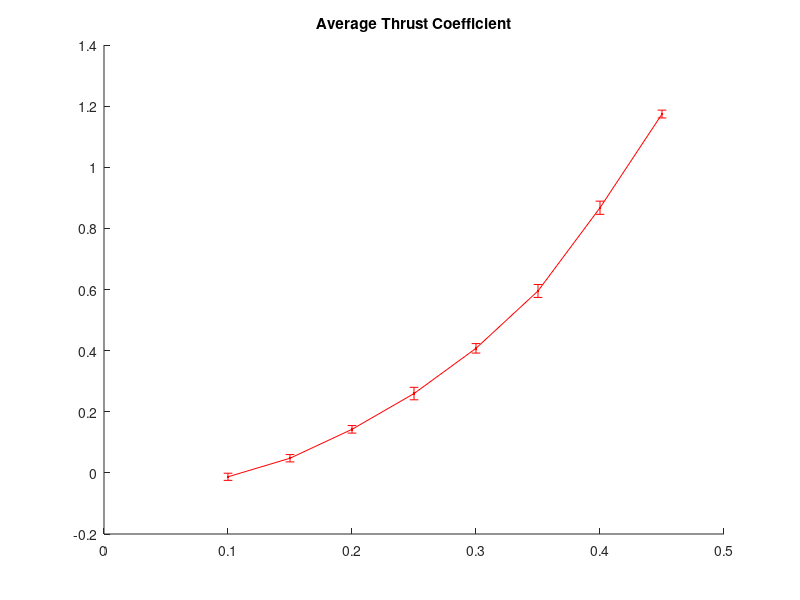

Recreate this plot in MATLAB. (Note: this script raises an error after producing the figure.)
clear all
close all
clc

St = linspace(0.1, 0.45, 8);

%% QUINN %%
Ct_250 = [-0.0128 0.0479 0.1425 0.2595 0.4075 0.5952 0.8675 1.1741];
Ct_500 = [-0.0232 0.0107 0.0817 0.178 0.3095 0.4975 0.6964 0.9347];
Cp_250 = [0.0867 0.5051 1.1894 1.9438 3.8309 6.1678 9.3388 14.42];

Ct_250_std = [0.0117 0.0120 0.0123 0.0204 0.0155 0.0212 0.0216 0.0128];
Ct_500_std = [0.0215 0.0065 0.0277 0.0286 0.0178 0.0179 0.0195 0.0163];
Cp_250_std = [0.0810 0.1113 0.1428 0.1616 0.1604 0.1716 0.2037 0.2156];

%% DEWEY %%
Ct_inf = [-0.0363 0.0101 0.0630 0.1553 0.2754 0.4247 0.5841 0.7811];
Cp_inf = [0.2080 0.2984 0.6896 1.1665 2.1640 3.4181 5.6112 8.2545];
eta_inf = Ct_inf./Cp_inf;

%% MOORED %%
Ct_pm_250 = [-0.0007 0.062 0.16 0.289 0.443 0.624 0.829];
Ct_pm_500 = [-0.015 0.035 0.107 0.2 0.313 0.448 0.604];
Ct_pm_inf = [-0.017 0.027 0.089 0.169 0.268 0.385 0.519];
Cp_pm_250 = [0.123 0.306 0.603 1.045 1.658 2.464 3.487];
Cp_pm_500 = [0.099 0.244 0.476 0.818 1.292 1.918 2.716];
Cp_pm_inf = [0.089 0.215 0.417 0.714 1.125 1.667 2.358];


%% ANALYTICAL MODELS %%

a_eff_avg = [0.127 0.168  0.212  0.255 0.298  0.339  0.379  0.417];
a_ind_avg = [0.1   0.1488 0.1966 0.243 0.2877 0.3307 0.3717 0.4109];
a = atan(0.125);
eta_250 = Ct_250./Cp_250;
eta_250_std = sqrt((Ct_250_std./Ct_250).^2 + (Ct_500_std./Ct_500).^2).*eta_250;
eta_250_std(1:4) = eta_250_std(1:4)*0.3;
G_250_pistolesi = 2*sin(a).*(1+1/0.25^2 - sin(a)/(2*0.25))./(1-sin(a)/(4*0.25));
G_500_pistolesi = 2*sin(a).*(1+1/0.50^2 - sin(a)/(2*0.50))./(1-sin(a)/(4*0.50));
Cl_250_pistolesi = G_250_pistolesi*(1 - G_250_pistolesi*sin(a)/(4*0.25));
Cl_500_pistolesi = G_500_pistolesi*(1 - G_500_pistolesi*sin(a)/(4*0.25));
Cl_250_tuck = a/(0.25 - sin(a)/2 + a);
Cl_500_tuck = a/(0.50 - sin(a)/2 + a);

%% DISPLAY %%
figure(1)
title('Average Thrust Coefficient');
hold on
% plot(St(1:end-1), Ct_pm_250, 'ro-','LineWidth', 1.5, 'MarkerSize', 5);
% plot(St(1:end-1), Ct_pm_500, 'bo-','LineWidth', 1.5, 'MarkerSize', 5);
% plot(St(1:end-1), Ct_pm_inf, 'ko-','LineWidth', 1.5, 'MarkerSize', 5);
errorbar(St, Ct_250,Ct_250_std,'r.-','MarkerSize', 15, 'LineWidth', 1.5);
errorbar(St, Ct_500,Ct_500_std,'b.-','MarkerSize', 15, 'LineWidth', 1.5);
errorbar(St, Ct_inf,Ct_250_std,'k.-','MarkerSize', 15, 'LineWidth', 1.5);
axis([0.1 0.47 -0.05 1.3]);
hold off

figure(2);
title('Average Power Coefficient');
hold on
% plot(St(1:end-1), Cp_pm_250, 'ro-','LineWidth', 1.5, 'MarkerSize', 5);
% plot(St(1:end-1), Cp_pm_500, 'bo-','LineWidth', 1.5, 'MarkerSize', 5);
% plot(St(1:end-1), Cp_pm_inf, 'ko-','LineWidth', 1.5, 'MarkerSize', 5);
errorbar(St, Cp_250,Cp_250_std,'r-','MarkerSize', 10, 'LineWidth', 2);
% plot(St, Cp_500,'bo','MarkerSize', 10, 'LineWidth', 2);
errorbar(St, Cp_inf,Cp_250_std,'k-','MarkerSize', 10, 'LineWidth', 2);
hold off

figure(3);
title('Efficiency');
hold on
% plot(St(1:end-1), Cp_pm_250, 'ro-','LineWidth', 1.5, 'MarkerSize', 5);
% plot(St(1:end-1), Cp_pm_500, 'bo-','LineWidth', 1.5, 'MarkerSize', 5);
% plot(St(1:end-1), Cp_pm_inf, 'ko-','LineWidth', 1.5, 'MarkerSize', 5);
errorbar(St, eta_250,eta_250_std,'r-','MarkerSize', 10, 'LineWidth', 2);
% plot(St, Cp_500,'bo','MarkerSize', 10, 'LineWidth', 2);
errorbar(St, eta_inf,eta_250_std,'k-','MarkerSize', 10, 'LineWidth', 2);
axis([0.1 0.47 0 0.2]);
hold off